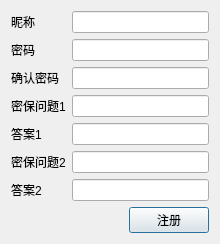
<?xml version="1.0" encoding="UTF-8"?>
<ui version="4.0">
 <class>Dialog</class>
 <widget class="QDialog" name="Dialog">
  <property name="geometry">
   <rect>
    <x>0</x>
    <y>0</y>
    <width>220</width>
    <height>227</height>
   </rect>
  </property>
  <property name="windowTitle">
   <string>Dialog</string>
  </property>
  <layout class="QVBoxLayout" name="verticalLayout">
   <item>
    <layout class="QFormLayout" name="formLayout">
     <item row="0" column="0">
      <widget class="QLabel" name="nameLable">
       <property name="text">
        <string>昵称</string>
       </property>
      </widget>
     </item>
     <item row="0" column="1">
      <widget class="QLineEdit" name="nameLineEdit">
       <property name="frame">
        <bool>true</bool>
       </property>
       <property name="dragEnabled">
        <bool>false</bool>
       </property>
       <property name="placeholderText">
        <string/>
       </property>
       <property name="clearButtonEnabled">
        <bool>false</bool>
       </property>
      </widget>
     </item>
     <item row="1" column="0">
      <widget class="QLabel" name="keyLable">
       <property name="text">
        <string>密码</string>
       </property>
      </widget>
     </item>
     <item row="1" column="1">
      <widget class="QLineEdit" name="keyLineEdit">
       <property name="echoMode">
        <enum>QLineEdit::Password</enum>
       </property>
      </widget>
     </item>
     <item row="2" column="0">
      <widget class="QLabel" name="confirmLabel">
       <property name="text">
        <string>确认密码</string>
       </property>
      </widget>
     </item>
     <item row="3" column="0">
      <widget class="QLabel" name="que1Label">
       <property name="text">
        <string>密保问题1</string>
       </property>
      </widget>
     </item>
     <item row="4" column="0">
      <widget class="QLabel" name="ans1Label">
       <property name="text">
        <string>答案1</string>
       </property>
      </widget>
     </item>
     <item row="5" column="0">
      <widget class="QLabel" name="que2Label">
       <property name="text">
        <string>密保问题2</string>
       </property>
      </widget>
     </item>
     <item row="6" column="0">
      <widget class="QLabel" name="ans2Label">
       <property name="text">
        <string>答案2</string>
       </property>
      </widget>
     </item>
     <item row="2" column="1">
      <widget class="QLineEdit" name="confirmLineEdit">
       <property name="echoMode">
        <enum>QLineEdit::Password</enum>
       </property>
      </widget>
     </item>
     <item row="3" column="1">
      <widget class="QLineEdit" name="que1LineEdit"/>
     </item>
     <item row="4" column="1">
      <widget class="QLineEdit" name="ans1LineEdit"/>
     </item>
     <item row="5" column="1">
      <widget class="QLineEdit" name="que2LineEdit"/>
     </item>
     <item row="6" column="1">
      <widget class="QLineEdit" name="ans2LineEdit"/>
     </item>
    </layout>
   </item>
   <item>
    <layout class="QHBoxLayout" name="horizontalLayout">
     <item>
      <spacer name="horizontalSpacer">
       <property name="orientation">
        <enum>Qt::Horizontal</enum>
       </property>
       <property name="sizeHint" stdset="0">
        <size>
         <width>68</width>
         <height>20</height>
        </size>
       </property>
      </spacer>
     </item>
     <item>
      <widget class="QPushButton" name="pushButton">
       <property name="text">
        <string>注册</string>
       </property>
      </widget>
     </item>
    </layout>
   </item>
  </layout>
 </widget>
 <resources/>
 <connections/>
</ui>
